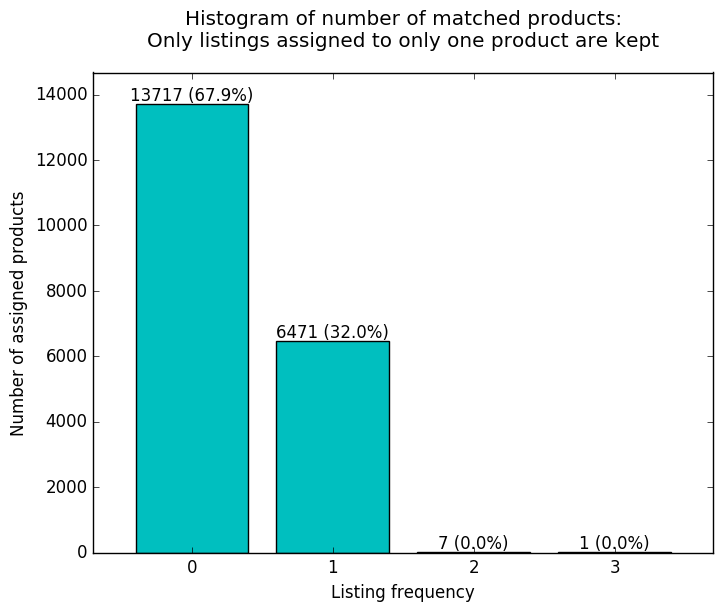

Write Python code to recreate this figure.
import matplotlib.pyplot as plt

data = [13717, 6471, 7, 1]

bar_width = 0.8
rects = plt.bar(range(len(data)), data, bar_width, color='c')

max_height = rects[0].get_height()
for rect in rects:
    height = rect.get_height()
    plt.axes().text(
        rect.get_x() + rect.get_width()/2., height,
        '{} ({:.1f}%)'.format(int(height), height / sum(data) * 100), ha='center', va='bottom')

plt.xticks(list(map(lambda x: x + bar_width/2, range(0, len(data)))), map(str, range(len(data))))
plt.xlabel('Listing frequency')
plt.ylabel('Number of assigned products')
plt.xlim([-0.3, len(data) - 1 + bar_width + 0.3])
plt.ylim([0, max_height * 1.07])
plt.title('Histogram of number of matched products:\nOnly listings assigned to only one product are kept', y=1.04)

plt.savefig('plot.png', bbox_inches='tight')